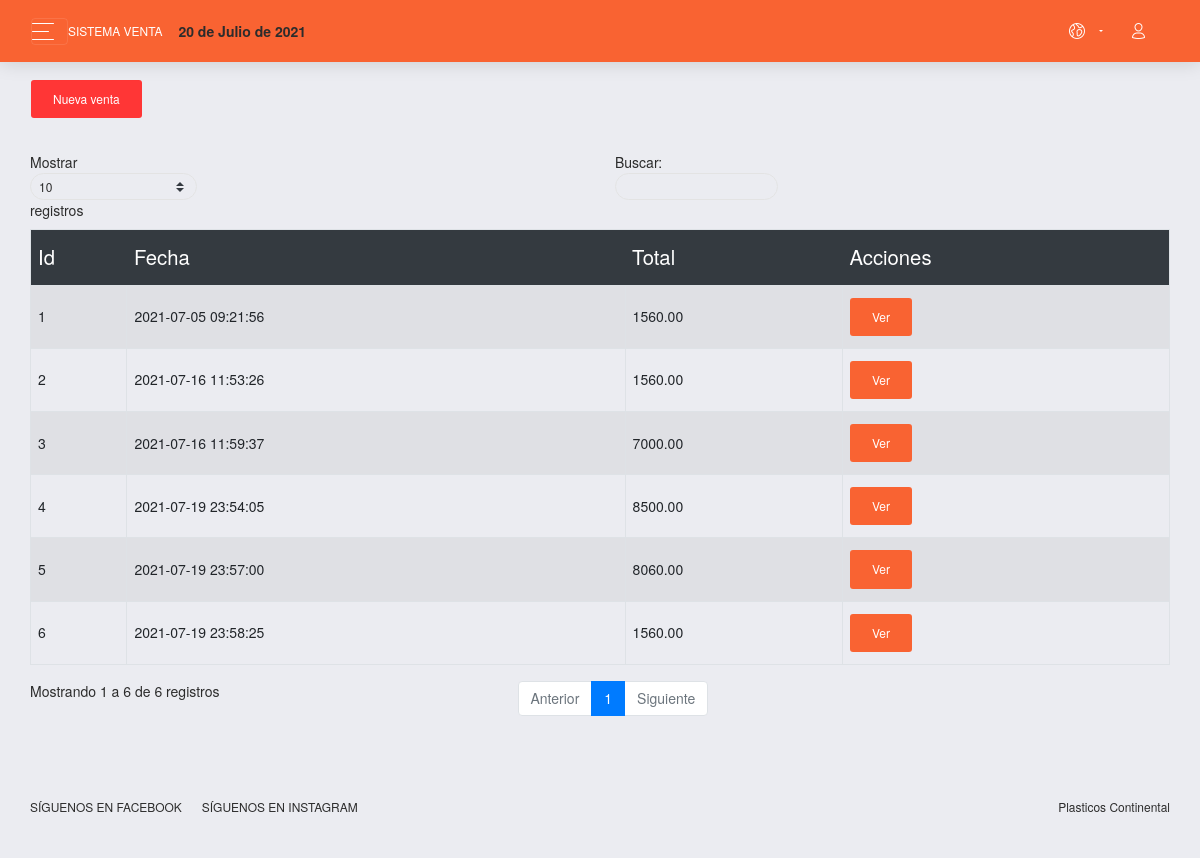
The app's page /sistema/ventas.php (signed in) with its own data.
### tables this page shows
CREATE TABLE `factura` (
  `nofactura` int(11) NOT NULL,
  `fecha` datetime NOT NULL DEFAULT current_timestamp(),
  `usuario` int(11) NOT NULL,
  `codcliente` int(11) NOT NULL,
  `totalfactura` decimal(10,2) NOT NULL,
  `estado` int(11) NOT NULL DEFAULT 1
);

### sistema/includes/functions.php (called while the page is built, shortened)
<?php
	function fechaPeru(){
		$mes = array("","Enero",
					  "Febrero",
					  "Marzo",
					  "Abril",
					  "Mayo",
					  "Junio",
					  "Julio",
					  "Agosto",
					  "Septiembre",
					  "Octubre",
					  "Noviembre",
					  "Diciembre");
		return date('d')." de ". $mes[date('n')] . " de " . date('Y');
	}
 ?>

### sistema/ventas.php (the view, shortened to what this page needs)
<?php include_once "includes/header.php"; ?>
<div class="content">
	<div class="d-sm-flex align-items-center justify-content-between mb-4">
		<a href="nueva_venta.php" class="btn btn-danger">Nueva venta</a>
	</div>
	<div class="row">
		<div class="col-lg-12">
			<div class="table-responsive">
				<table class="table table-striped table-bordered" id="table">
					<thead class="thead-dark">
						<tr>
							<th>Id</th>
							<th>Fecha</th>
							<th>Total</th>
							<th>Acciones</th>
						</tr>
					</thead>
					<tbody>
						<?php
						require "../conexion.php";
						$query = mysqli_query($conexion, "SELECT nofactura, fecha,codcliente, totalfactura, estado FROM factura ORDER BY nofactura DESC");
						$cli = mysqli_num_rows($query);
						if ($cli > 0) {
							while ($dato = mysqli_fetch_array($query)) {
						?>
								<tr>
									<td><?php echo $dato['nofactura']; ?></td>
									<td><?php echo $dato['fecha']; ?></td>
									<td><?php echo $dato['totalfactura']; ?></td>
									<td>
										<button type="button" class="btn btn-primary view_factura" cl="<?php echo $dato['codcliente'];  ?>" f="<?php echo $dato['nofactura']; ?>">Ver</button>
									</td>
								</tr>
						<?php }
						} ?>
					</tbody>
				</table>
			</div>
		</div>
	</div>
</div>
<?php include_once "includes/footer.php"; ?>

### sistema/includes/header.php (shortened to what this page needs)
<?php
include "includes/functions.php";
?>
<!DOCTYPE html>
<html lang="es">
<head>
	<link href="assets/css/bootstrap.min.css" rel="stylesheet" />
	<link href="assets/css/now-ui-dashboard.min.css" rel="stylesheet" />
</head>
<body class="">
	<div class="wrapper ">
		<div class="main-panel" id="main-panel">
			<nav class="navbar navbar-expand-lg navbar-dark  bg-primary  navbar-absolute">
				<div class="container-fluid">
					<div class="navbar-wrapper">
						<div class="navbar-toggle">
							<button type="button" class="navbar-toggler">
								<span class="navbar-toggler-bar bar1"></span>
								<span class="navbar-toggler-bar bar2"></span>
								<span class="navbar-toggler-bar bar3"></span>
							</button>
						</div>
						<a class="navbar-brand" href="#">Sistema Venta</a>
						<strong><?php echo fechaPeru(); ?></strong>
					</div>
					<div class="collapse navbar-collapse justify-content-end" id="navigation">
						<ul class="navbar-nav">
							<li class="nav-item dropdown">
								<a class="nav-link dropdown-toggle" id="navbarDropdownMenuLink" data-toggle="dropdown" aria-haspopup="true" aria-expanded="false">
									<i class="now-ui-icons location_world"></i>
								</a>
							</li>
							<li class="nav-item">
								<a class="nav-link" href="#pablo">
									<i class="now-ui-icons users_single-02"></i>
								</a>
							</li>
						</ul>
					</div>
				</div>
			</nav>

### sistema/includes/footer.php (shortened to what this page needs)
<footer class="footer">
  <div class=" container-fluid ">
    <nav>
      <ul>
        <li>
          <a href="https://">
            Síguenos en Facebook
          </a>
        </li>
        <li>
          <a href="https://instagram.com/vida_informatico/">
            Síguenos en Instagram
          </a>
        </li>
      </ul>
    </nav>
    <div class="copyright" id="copyright">
      <p>Plasticos Continental</p>
     </div>
  </div>
</footer>
</div>
</div>
</body>
</html>

### records on screen
factura: nofactura "6", fecha "2021-07-19 23:58:25", totalfactura "1560.00"
factura: nofactura "5", fecha "2021-07-19 23:57:00", totalfactura "8060.00"
factura: nofactura "4", fecha "2021-07-19 23:54:05", totalfactura "8500.00"
factura: nofactura "3", fecha "2021-07-16 11:59:37", totalfactura "7000.00"
factura: nofactura "2", fecha "2021-07-16 11:53:26", totalfactura "1560.00"
factura: nofactura "1", fecha "2021-07-05 09:21:56", totalfactura "1560.00"

### other values on screen
fechaPeru() "20 de Julio de 2021"
